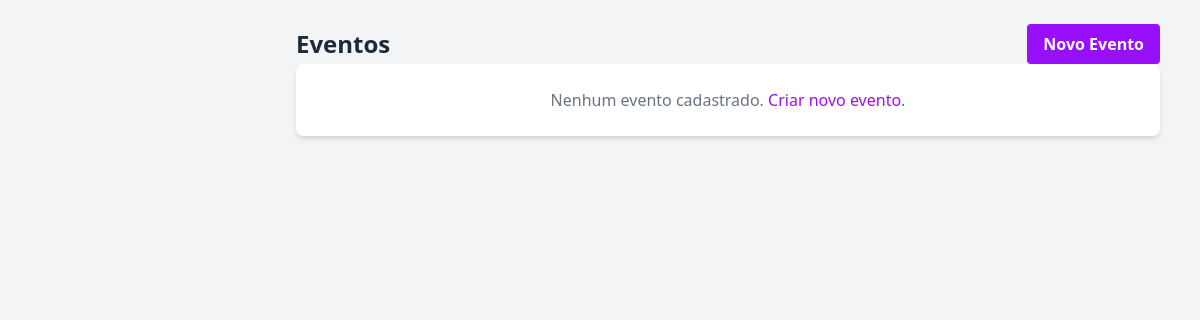
The app's page /eventos/, older data.
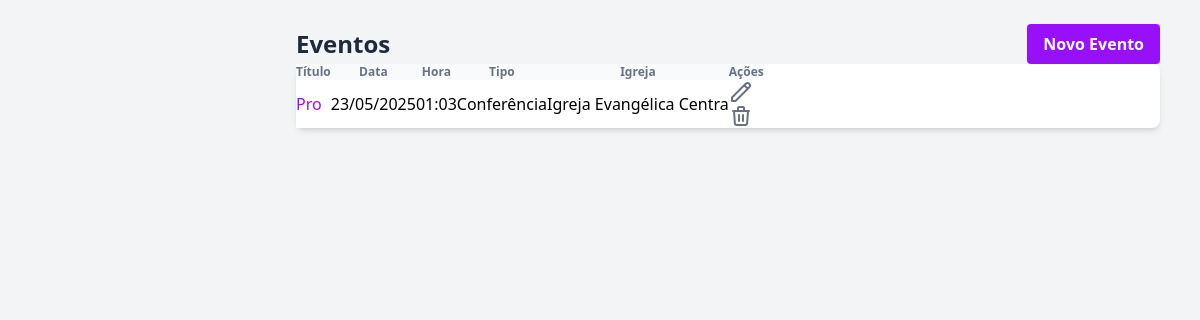
The same page, newer data.
### events/models.py (models this page shows, shortened)
class Event(models.Model):
    EVENT_TYPE_CHOICES = [
        ("atividade", "Atividade"),
        ("conferencia", "Conferência"),
        ("culto", "Culto"),
        ("especial", "Especial"),
        ("estudo", "Estudo"),
        ("reuniao", "Reunião"),
        ("outro", "Outro"),
    ]
    title = models.CharField(max_length=255, verbose_name="Título")
    date = models.DateField(verbose_name="Data")
    time = models.TimeField(blank=True, null=True, verbose_name="Hora")
    description = models.TextField(blank=True, null=True, verbose_name="Descrição")
    events_type = models.CharField(max_length=50, choices=EVENT_TYPE_CHOICES, blank=True, null=True, verbose_name="Tipo de Evento")
    church = models.ForeignKey(Church, on_delete=models.CASCADE, related_name="events", verbose_name="Igreja")
    created_at = models.DateTimeField(auto_now_add=True, verbose_name="Criado em")
    updated_at = models.DateTimeField(auto_now=True, verbose_name="Atualizado em")
    class Meta:
        verbose_name = "Evento"
        verbose_name_plural = "Eventos"
        ordering = ["date", "time"]

### churches/models.py (models this page shows, shortened)
class Church(models.Model):
    TYPE_CHOICES = [
        ('sede', 'Sede'),
        ('filial', 'Filial'),
    ]
    name = models.CharField(max_length=255, verbose_name="Nome")
    address = models.TextField(blank=True, null=True, verbose_name="Endereço")
    phone = models.CharField(max_length=20, blank=True, null=True, verbose_name="Telefone")
    email = models.EmailField(blank=True, null=True, verbose_name="Email")
    founded_date = models.DateField(blank=True, null=True, verbose_name="Data de Fundação")
    schedule = models.TextField(blank=True, null=True, verbose_name="Horários")
    church_type = models.CharField(max_length=10, choices=TYPE_CHOICES, blank=True, null=True, verbose_name="Tipo")
    description = models.TextField(blank=True, null=True, verbose_name="Descrição")
    created_at = models.DateTimeField(auto_now_add=True, verbose_name="Criado em")
    updated_at = models.DateTimeField(auto_now=True, verbose_name="Atualizado em")
    class Meta:
        verbose_name = "Igreja"
        verbose_name_plural = "Igrejas"
        ordering = ["name"]

### events/views.py (the view)
# urls.py: path('', views.event_list, name='event_list'),
def event_list(request):
    events = Event.objects.all().order_by('date', 'time')
    return render(request, 'events/event_list.html', {
        'events': events,
        'active_menu': 'events',
    })

### events/templates/events/event_list.html (shortened to what this page needs)
{% extends 'core/base.html' %}
{% load static %}
{% block content %}
<div class="container mx-auto px-4 py-6">
    <div class="flex justify-between items-center mb-6">
        <h1 class="text-2xl font-bold text-gray-800">Eventos</h1>
        <a href="{% url 'events:event_create' %}" class="bg-purple-600 hover:bg-purple-700 text-white font-bold py-2 px-4 rounded">
            Novo Evento
        </a>
    </div>
    <div class="bg-white shadow-md rounded-lg overflow-hidden">
        {% if events %}
        <table class="min-w-full divide-y divide-gray-200">
            <thead class="bg-gray-50">
                <tr>
                    <th scope="col" class="px-6 py-3 text-left text-xs font-medium text-gray-500 uppercase tracking-wider">Título</th>
                    <th scope="col" class="px-6 py-3 text-left text-xs font-medium text-gray-500 uppercase tracking-wider">Data</th>
                    <th scope="col" class="px-6 py-3 text-left text-xs font-medium text-gray-500 uppercase tracking-wider">Hora</th>
                    <th scope="col" class="px-6 py-3 text-left text-xs font-medium text-gray-500 uppercase tracking-wider">Tipo</th>
                    <th scope="col" class="px-6 py-3 text-left text-xs font-medium text-gray-500 uppercase tracking-wider">Igreja</th>
                    <th scope="col" class="px-6 py-3 text-left text-xs font-medium text-gray-500 uppercase tracking-wider">Ações</th>
                </tr>
            </thead>
            <tbody class="bg-white divide-y divide-gray-200">
                {% for event in events %}
                <tr>
                    <td class="px-6 py-4 whitespace-nowrap">
                        <a href="{% url 'events:event_detail' event.pk %}" class="text-purple-600 hover:text-purple-900">{{ event.title }}</a>
                    </td>
                    <td class="px-6 py-4 whitespace-nowrap">{{ event.date|date:"d/m/Y" }}</td>
                    <td class="px-6 py-4 whitespace-nowrap">{{ event.time|time:"H:i"|default:"-" }}</td>
                    <td class="px-6 py-4 whitespace-nowrap">{{ event.get_events_type_display|default:"-" }}</td>
                    <td class="px-6 py-4 whitespace-nowrap">{{ event.church.name }}</td>
                    <td class="px-6 py-4 whitespace-nowrap text-sm font-medium">
                        <a href="{% url 'events:event_update' event.pk %}" class="text-indigo-600 hover:text-indigo-900 mr-3">{% include "icons/edit.html" %}</a>
                        <a href="{% url 'events:event_delete' event.pk %}" class="text-red-600 hover:text-red-900">{% include 'icons/trash.html' %}</a>
                    </td>
                </tr>
                {% endfor %}
            </tbody>
        </table>
        {% else %}
        <div class="p-6 text-center text-gray-500">
            Nenhum evento cadastrado. <a href="{% url 'events:event_create' %}" class="text-purple-600 hover:text-purple-900">Criar novo evento</a>.
        </div>
        {% endif %}
    </div>
</div>
{% endblock %}

Row changes from the older to the newer data that the page shows:
added Event: title "Pro", date "23/05/2025", time "01:03", events_type "Conferência", church.name "Igreja Evangélica Centra"
Text that changed along with them:
text no longer shown: "Nenhum evento cadastrado. Criar novo evento ."
text now shown: "Título Data Hora Tipo Igreja Ações"
